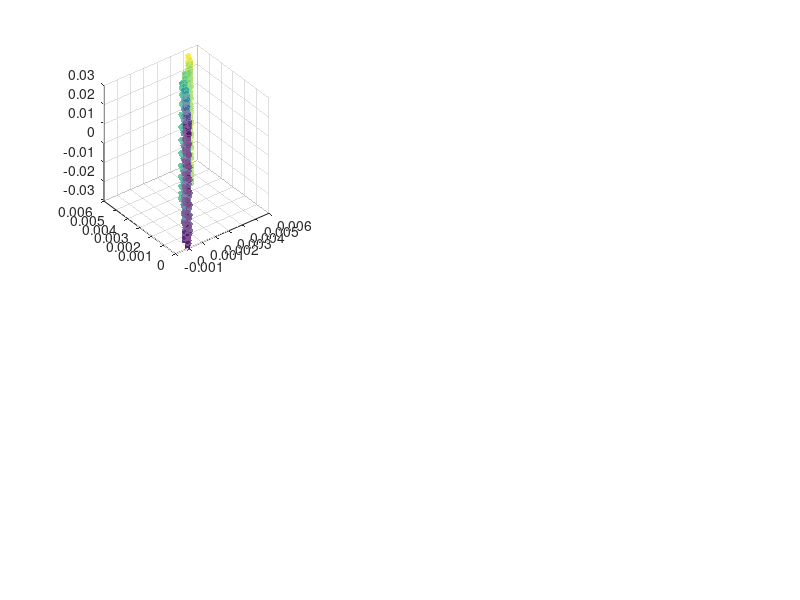

Recreate this plot in MATLAB. (Note: this script raises an error after producing the figure.)
%% SimurToolsTB - Cool Visualization Demo
% A visually striking demonstration of IMU gait analysis
% Generates synthetic walking data and creates beautiful visualizations

clear; clc; close all;

%% Generate Synthetic Walking Data
fs = 100;                    % Sampling frequency (Hz)
duration = 10;               % Duration (seconds)
t = (0:1/fs:duration)';      % Time vector
n = length(t);

% Walking parameters
cadence = 1.8;               % Steps per second
step_freq = cadence;         % Fundamental frequency

% Generate realistic accelerometer signals (vertical axis - walking pattern)
% Vertical acceleration during gait has characteristic double-bump pattern
acc_v = 9.81 + ...                                          % Gravity
        2.5*sin(2*pi*step_freq*t) + ...                     % Fundamental
        1.8*sin(2*pi*2*step_freq*t + pi/4) + ...           % 2nd harmonic (heel strike)
        0.8*sin(2*pi*3*step_freq*t - pi/6) + ...           % 3rd harmonic
        0.3*randn(n,1);                                     % Noise

% Anteroposterior acceleration (forward-backward)
acc_ap = 1.2*sin(2*pi*step_freq*t - pi/3) + ...
         0.6*sin(2*pi*2*step_freq*t + pi/2) + ...
         0.15*randn(n,1);

% Mediolateral acceleration (side-to-side sway)
acc_ml = 0.8*sin(2*pi*step_freq/2*t) + ...                  % Half step freq (sway)
         0.3*sin(2*pi*step_freq*t + pi/2) + ...
         0.1*randn(n,1);

% Gyroscope signals (angular velocity)
gyro_v = 20*sin(2*pi*step_freq*t) + 5*randn(n,1);           % Yaw
gyro_ap = 80*sin(2*pi*step_freq*t - pi/4) + 8*randn(n,1);   % Pitch (leg swing)
gyro_ml = 30*sin(2*pi*step_freq*t + pi/3) + 4*randn(n,1);   % Roll

%% Detect Events (Simulated Initial Contacts)
% Find peaks in vertical acceleration (heel strikes)
[~, ic_locs] = findpeaks(acc_v, 'MinPeakHeight', 12, 'MinPeakDistance', fs/3);
ic_times = t(ic_locs);

%% Create Visualization
fig = figure('Position', [50 50 1400 900], 'Color', 'w', 'Name', 'SimurToolsTB - Gait Analysis');

% Color scheme
colors = struct();
colors.primary = [0.2 0.4 0.8];      % Blue
colors.secondary = [0.9 0.3 0.2];    % Red
colors.accent = [0.2 0.7 0.4];       % Green
colors.purple = [0.6 0.3 0.7];       % Purple
colors.orange = [0.95 0.5 0.1];      % Orange
colors.dark = [0.15 0.15 0.2];       % Dark background
colors.light = [0.95 0.95 0.97];     % Light

%% Panel 1: 3D Trajectory Visualization
subplot(2,3,1);
% Integrate accelerations to get pseudo-trajectory (simplified)
pos_ap = cumtrapz(t, cumtrapz(t, acc_ap)) * 0.01;
pos_ml = cumtrapz(t, cumtrapz(t, acc_ml)) * 0.005;
pos_v = 0.03 * sin(2*pi*2*step_freq*t);  % Vertical oscillation

% Create colormap based on time
c = linspace(0, 1, n);
scatter3(pos_ap, pos_ml, pos_v, 15, c, 'filled', 'MarkerFaceAlpha', 0.7);
hold on;
plot3(pos_ap, pos_ml, pos_v, 'Color', [colors.primary 0.3], 'LineWidth', 0.5);

% Mark heel strikes
plot3(pos_ap(ic_locs), pos_ml(ic_locs), pos_v(ic_locs), 'ro', ...
      'MarkerSize', 10, 'MarkerFaceColor', colors.secondary, 'LineWidth', 2);

colormap(gca, parula);
cb = colorbar('Location', 'southoutside');
cb.Label.String = 'Time (normalized)';
xlabel('AP (m)'); ylabel('ML (m)'); zlabel('V (m)');
title('3D CoG Trajectory', 'FontSize', 12, 'FontWeight', 'bold');
grid on; box on;
view(45, 25);
set(gca, 'FontSize', 9);

%% Panel 2: Vertical Acceleration with Events
subplot(2,3,2);
plot(t, acc_v, 'Color', colors.primary, 'LineWidth', 1.2);
hold on;
% Mark initial contacts
for i = 1:length(ic_locs)
    xline(ic_times(i), '--', 'Color', [colors.secondary 0.6], 'LineWidth', 1);
end
scatter(ic_times, acc_v(ic_locs), 60, colors.secondary, 'filled', 'MarkerEdgeColor', 'k');

xlabel('Time (s)'); ylabel('Acceleration (m/s²)');
title('Vertical Acceleration & Heel Strikes', 'FontSize', 12, 'FontWeight', 'bold');
legend('Acc_V', 'Initial Contact', 'Location', 'northeast');
grid on; box on;
set(gca, 'FontSize', 9);
xlim([0 5]);

%% Panel 3: Polar/Radial Acceleration Pattern
subplot(2,3,3);
% Create polar representation of horizontal accelerations
theta_polar = atan2(acc_ml, acc_ap);
r_polar = sqrt(acc_ap.^2 + acc_ml.^2);

% Use a subset for clarity
idx = 1:5:n;
polarscatter(theta_polar(idx), r_polar(idx), 20, t(idx), 'filled', 'MarkerFaceAlpha', 0.6);
hold on;

% Draw mean direction per step cycle
colormap(gca, cool);
title('Horizontal Acc. Direction', 'FontSize', 12, 'FontWeight', 'bold');
set(gca, 'FontSize', 9);

%% Panel 4: Normalized Step Pattern (Butterfly Plot)
subplot(2,3,4);
% Extract individual steps and normalize
n_steps = length(ic_locs) - 1;
step_length = 100;  % Normalize to 100 points

if n_steps >= 2
    steps_matrix = zeros(step_length, n_steps);

    for i = 1:n_steps
        step_data = acc_v(ic_locs(i):ic_locs(i+1));
        steps_matrix(:,i) = interp1(linspace(0,1,length(step_data)), step_data, linspace(0,1,step_length));
    end

    % Plot all steps with transparency
    x_norm = linspace(0, 100, step_length);
    hold on;
    for i = 1:n_steps
        plot(x_norm, steps_matrix(:,i), 'Color', [colors.purple 0.3], 'LineWidth', 1);
    end

    % Plot mean and std bands
    mean_step = mean(steps_matrix, 2);
    std_step = std(steps_matrix, 0, 2);

    fill([x_norm fliplr(x_norm)], [mean_step'+2*std_step' fliplr(mean_step'-2*std_step')], ...
         colors.accent, 'FaceAlpha', 0.3, 'EdgeColor', 'none');
    plot(x_norm, mean_step, 'Color', colors.dark, 'LineWidth', 2.5);

    xlabel('Gait Cycle (%)'); ylabel('Acceleration (m/s²)');
    title('Step Pattern Analysis', 'FontSize', 12, 'FontWeight', 'bold');
    legend('Individual Steps', 'Mean ± 2σ', 'Mean', 'Location', 'northeast');
end
grid on; box on;
set(gca, 'FontSize', 9);

%% Panel 5: Spectrogram / Time-Frequency
subplot(2,3,5);
% Compute spectrogram
window = round(fs * 1);    % 1 second window
noverlap = round(window * 0.9);
nfft = 256;

[S, F, T_spec] = spectrogram(acc_v - mean(acc_v), window, noverlap, nfft, fs);
S_db = 10*log10(abs(S) + eps);

imagesc(T_spec, F, S_db);
axis xy;
colormap(gca, hot);
cb = colorbar;
cb.Label.String = 'Power (dB)';
ylim([0 10]);
xlabel('Time (s)'); ylabel('Frequency (Hz)');
title('Time-Frequency Analysis', 'FontSize', 12, 'FontWeight', 'bold');
set(gca, 'FontSize', 9);

% Mark cadence frequency
hold on;
yline(cadence, '--w', 'LineWidth', 2);
yline(2*cadence, '--w', 'LineWidth', 1.5);
text(0.5, cadence + 0.3, 'Cadence', 'Color', 'w', 'FontWeight', 'bold');

%% Panel 6: 3D Acceleration Space
subplot(2,3,6);
% Plot acceleration in 3D space
scatter3(acc_ap(1:3:end), acc_ml(1:3:end), acc_v(1:3:end) - 9.81, ...
         15, t(1:3:end), 'filled', 'MarkerFaceAlpha', 0.5);
hold on;

% Draw principal axes (PCA)
acc_matrix = [acc_ap, acc_ml, acc_v - 9.81];
[coeff, ~, latent] = pca(acc_matrix);

% Scale eigenvectors by sqrt of eigenvalues
origin = mean(acc_matrix);
for i = 1:3
    vec = coeff(:,i)' * sqrt(latent(i)) * 0.5;
    quiver3(origin(1), origin(2), origin(3), vec(1), vec(2), vec(3), ...
            'LineWidth', 3, 'MaxHeadSize', 0.5, 'Color', [0.9 0.1 0.1], 'AutoScale', 'off');
end

colormap(gca, parula);
xlabel('AP (m/s²)'); ylabel('ML (m/s²)'); zlabel('V (m/s²)');
title('3D Acceleration Space + PCA', 'FontSize', 12, 'FontWeight', 'bold');
grid on; box on;
view(135, 20);
set(gca, 'FontSize', 9);

%% Add main title
sgtitle({'{\bf\fontsize{16}SimurToolsTB - IMU Gait Analysis Visualization}', ...
         '\fontsize{10}Synthetic walking data demonstration'}, ...
         'Color', colors.dark);

%% Export figure
print(gcf, fullfile(fileparts(mfilename('fullpath')), '..', 'img', 'demo_visualization.png'), '-dpng', '-r150');
fprintf('✓ Visualization saved to img/demo_visualization.png\n');
fprintf('✓ Figure displayed - explore the interactive 3D plots!\n');
